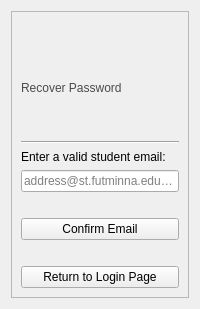
      <widget class="QWidget" name="recover_page">
       <layout class="QVBoxLayout" name="verticalLayout_12">
        <item>
         <widget class="QFrame" name="frame_4">
          <property name="frameShape">
           <enum>QFrame::StyledPanel</enum>
          </property>
          <property name="frameShadow">
           <enum>QFrame::Raised</enum>
          </property>
          <layout class="QVBoxLayout" name="verticalLayout_10">
           <item>
            <layout class="QHBoxLayout" name="horizontalLayout_4">
             <item>
              <widget class="QLabel" name="Icon_4">
               <property name="maximumSize">
                <size>
                 <width>120</width>
                 <height>81</height>
                </size>
               </property>
               <property name="text">
                <string/>
               </property>
               <property name="pixmap">
                <pixmap resource="../resource.qrc">:/futminna_logo</pixmap>
               </property>
               <property name="alignment">
                <set>Qt::AlignCenter</set>
               </property>
              </widget>
             </item>
            </layout>
           </item>
           <item>
            <spacer name="verticalSpacer_10">
             <property name="orientation">
              <enum>Qt::Vertical</enum>
             </property>
             <property name="sizeHint" stdset="0">
              <size>
               <width>20</width>
               <height>40</height>
              </size>
             </property>
            </spacer>
           </item>
           <item>
            <widget class="QLabel" name="label_8">
             <property name="styleSheet">
              <string notr="true">color:rgb(75, 75, 75);
font: 16pt &quot;Comic Sans MS&quot;;</string>
             </property>
             <property name="text">
              <string>Recover Password</string>
             </property>
            </widget>
           </item>
           <item>
            <spacer name="verticalSpacer_21">
             <property name="orientation">
              <enum>Qt::Vertical</enum>
             </property>
             <property name="sizeHint" stdset="0">
              <size>
               <width>20</width>
               <height>40</height>
              </size>
             </property>
            </spacer>
           </item>
           <item>
            <widget class="Line" name="line_5">
             <property name="orientation">
              <enum>Qt::Horizontal</enum>
             </property>
            </widget>
           </item>
           <item>
            <layout class="QVBoxLayout" name="verticalLayout_11">
             <item>
              <widget class="QLabel" name="label_9">
               <property name="text">
                <string>Enter a valid student email:</string>
               </property>
              </widget>
             </item>
             <item>
              <widget class="QLineEdit" name="confirmEmail">
               <property name="placeholderText">
                <string>address@st.futminna.edu.ng</string>
               </property>
              </widget>
             </item>
             <item>
              <spacer name="horizontalSpacer_5">
               <property name="orientation">
                <enum>Qt::Horizontal</enum>
               </property>
               <property name="sizeHint" stdset="0">
                <size>
                 <width>40</width>
                 <height>20</height>
                </size>
               </property>
              </spacer>
             </item>
             <item>
              <widget class="QPushButton" name="confirmBtn">
               <property name="text">
                <string>Confirm Email</string>
               </property>
              </widget>
             </item>
             <item>
              <spacer name="horizontalSpacer_6">
               <property name="orientation">
                <enum>Qt::Horizontal</enum>
               </property>
               <property name="sizeHint" stdset="0">
                <size>
                 <width>40</width>
                 <height>20</height>
                </size>
               </property>
              </spacer>
             </item>
             <item>
              <widget class="QPushButton" name="loginRetBtn_2">
               <property name="text">
                <string>Return to Login Page</string>
               </property>
              </widget>
             </item>
            </layout>
           </item>
          </layout>
         </widget>
        </item>
       </layout>
      </widget>
